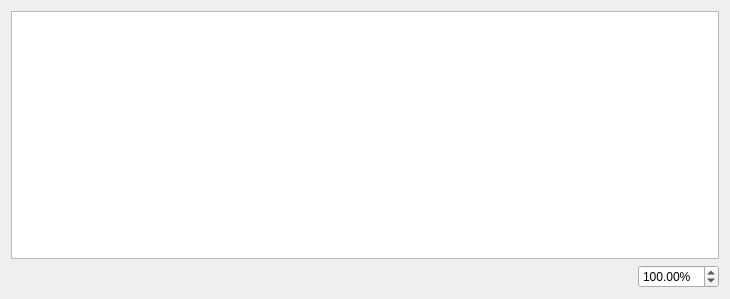
<?xml version="1.0" encoding="UTF-8"?>
<ui version="4.0">
 <class>glaxnimate::gui::font::FontPreviewWidget</class>
 <widget class="QWidget" name="font::FontPreviewWidget">
  <property name="geometry">
   <rect>
    <x>0</x>
    <y>0</y>
    <width>730</width>
    <height>299</height>
   </rect>
  </property>
  <layout class="QVBoxLayout" name="verticalLayout">
   <item>
    <widget class="QGraphicsView" name="view"/>
   </item>
   <item>
    <layout class="QHBoxLayout" name="horizontalLayout">
     <item>
      <spacer name="horizontalSpacer">
       <property name="orientation">
        <enum>Qt::Horizontal</enum>
       </property>
       <property name="sizeHint" stdset="0">
        <size>
         <width>40</width>
         <height>20</height>
        </size>
       </property>
      </spacer>
     </item>
     <item>
      <widget class="QDoubleSpinBox" name="spin_zoom">
       <property name="toolTip">
        <string>Preview Scale</string>
       </property>
       <property name="suffix">
        <string>%</string>
       </property>
       <property name="minimum">
        <double>1.000000000000000</double>
       </property>
       <property name="maximum">
        <double>9999.000000000000000</double>
       </property>
       <property name="singleStep">
        <double>10.000000000000000</double>
       </property>
       <property name="stepType">
        <enum>QAbstractSpinBox::AdaptiveDecimalStepType</enum>
       </property>
       <property name="value">
        <double>100.000000000000000</double>
       </property>
      </widget>
     </item>
    </layout>
   </item>
  </layout>
 </widget>
 <tabstops>
  <tabstop>spin_zoom</tabstop>
  <tabstop>view</tabstop>
 </tabstops>
 <resources/>
 <connections>
  <connection>
   <sender>spin_zoom</sender>
   <signal>valueChanged(double)</signal>
   <receiver>font::FontPreviewWidget</receiver>
   <slot>zoom_changed(double)</slot>
   <hints>
    <hint type="sourcelabel">
     <x>694</x>
     <y>272</y>
    </hint>
    <hint type="destinationlabel">
     <x>493</x>
     <y>77</y>
    </hint>
   </hints>
  </connection>
 </connections>
 <slots>
  <slot>update_preview_text(QString)</slot>
  <slot>zoom_changed(double)</slot>
 </slots>
</ui>
